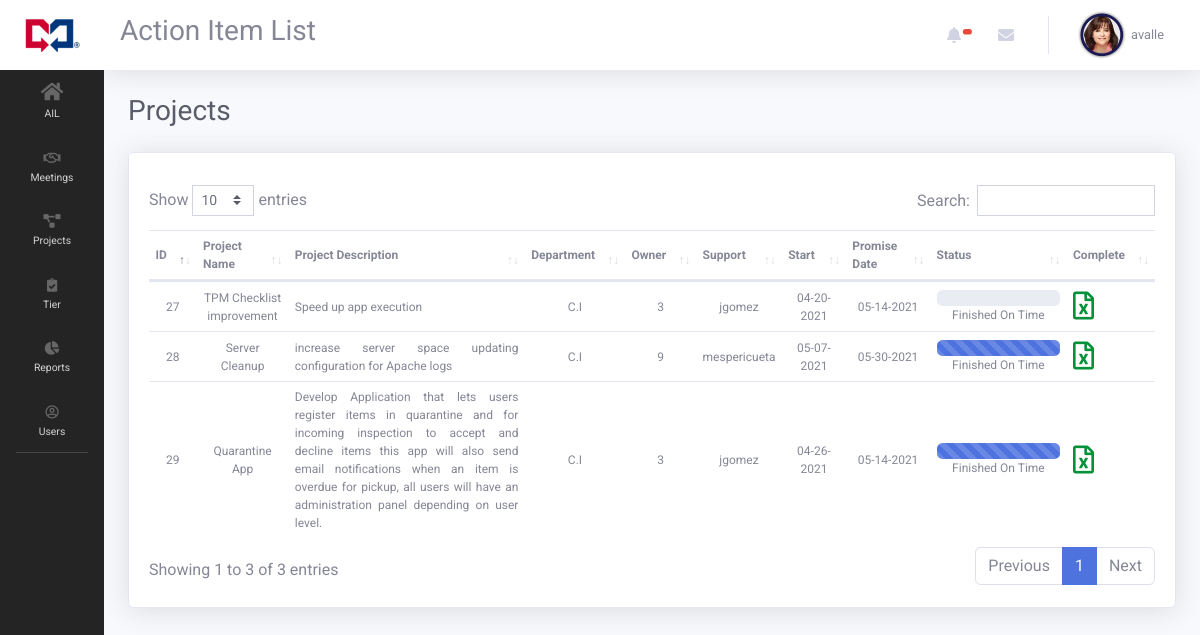
Screenshot of /index.php?page=report_historic_list (signed in) with the database file from the repository.
### tables this page shows
CREATE TABLE `projects` (
  `project_id` int(11) NOT NULL,
  `lean` int(1) NOT NULL DEFAULT 0,
  `project_name` varchar(255) NOT NULL,
  `project_description` text NOT NULL,
  `project_department` int(11) NOT NULL,
  `project_owner` int(11) NOT NULL,
  `project_support` int(11) NOT NULL,
  `project_start_date` date NOT NULL,
  `project_promise_date` date NOT NULL,
  `project_end_date` date NOT NULL,
  `project_status` int(1) NOT NULL COMMENT '0 cancelled\r\n1 complete\r\n2 suspended',
  `project_active` int(1) NOT NULL DEFAULT 1,
  `project_complete` int(1) NOT NULL,
  `project_priority` int(2) NOT NULL DEFAULT 0,
  `project_type` varchar(255) NOT NULL,
  `improvement_oportunity` varchar(255) NOT NULL,
  `key_indicator_id` int(11) NOT NULL,
  `expected_improvement` float NOT NULL,
  `achieved_improvement` float NOT NULL,
  `expected_cost_saving` float NOT NULL,
  `achieved_cost_saving` float NOT NULL,
  `roi` float NOT NULL
);

CREATE TABLE `departments` (
  `department_id` int(11) NOT NULL,
  `department_name` varchar(255) NOT NULL,
  `department_active` int(1) NOT NULL DEFAULT 1
);

CREATE TABLE `users` (
  `user_id` int(11) NOT NULL COMMENT 'auto incrementing user_id of each user, unique index',
  `user_name` varchar(64) NOT NULL COMMENT 'user''s name, unique',
  `user_password_hash` varchar(255) NOT NULL COMMENT 'user''s password in salted and hashed format',
  `user_email` varchar(64) NOT NULL COMMENT 'user''s email, unique',
  `user_first_name` varchar(255) DEFAULT NULL,
  `user_last_name` varchar(255) DEFAULT NULL,
  `user_employee_number` varchar(255) DEFAULT NULL,
  `user_department` int(11) NOT NULL,
  `user_date` datetime DEFAULT NULL,
  `user_last_update` timestamp NOT NULL DEFAULT current_timestamp() ON UPDATE current_timestamp(),
  `user_phone` varchar(25) DEFAULT NULL,
  `user_areacode` varchar(5) DEFAULT NULL,
  `user_level` int(1) NOT NULL DEFAULT 0,
  `user_image` varchar(255) NOT NULL DEFAULT 'uploads/user_img/noimage.png',
  `user_locked` int(1) NOT NULL DEFAULT 0,
  `user_suspend` int(1) NOT NULL DEFAULT 0,
  `user_active` int(1) NOT NULL DEFAULT 1
);

### views/pages/reports/report_historic_list.php (the view, shortened to what this page needs)
<h1 class="h3 mb-4 text-gray-800">Projects</h1>
<div class="card shadow mb-4">
    <div class="card-header py-3">
    </div>
        <div class="card-body">
            <div style="margin-top:-20px;" class="table-responsive">
            <table  style="font-size: 14px; vertical-align:middle; " class="table  order-column " id="dataTable" width="100%" cellspacing="0">
                <thead>
                <tr>
                    <th>ID</th>
                    <th>Project Name</th>
                    <th style="width: 200px;">Project Description</th>
                    <th>Department</th>
                    <th>Owner</th>
                    <th>Support</th>
                    <th>Start</th>
                    <th>Promise Date</th>
                    <th style="width: 100px;">Status</th>
                    <th>Complete</th>
                </tr>
                </thead>
                <tbody>
                    <?php
                    if($_SESSION['quatroapp_user_level'] >= 1)
                    {
                        $query = "SELECT * FROM projects
                        LEFT JOIN departments ON projects.project_department = departments.department_id
                        LEFT JOIN users as owner ON projects.project_owner = owner.user_id
                        LEFT JOIN users as support ON projects.project_support = support.user_id
                        WHERE project_status = 1";
                    }
                    $result = mysqli_query($connection, $query);
                    while($row = mysqli_fetch_array($result)):
                    ?>
                        <tr>
                            <td style="text-align: center;"><?php echo $row['project_id'];  ?></td>
                            <td style="text-align: center;"><?php echo $row['project_name'];  ?></td>
                            <td style="text-align: justify;"><?php echo $row['project_description'];  ?></td>
                            <td style="text-align: center;"><?php echo $row['department_name'];  ?></td>
                            <td style="text-align: center;"><?php if($_SESSION['quatroapp_user_level']>= 1){echo $row['16'];}else{echo $row['34']; }  ?></td>
                            <td style="text-align: center;"><?php echo $row['user_name'];  ?></td>
                            <td style="text-align: center;"><?php echo date('m-d-Y', strtotime($row['project_start_date']));  ?></td>
                            <td style="text-align: center;"><?php echo date('m-d-Y', strtotime($row['project_promise_date']));  ?></td>
                            <td style="text-align: center;">
                                <?php
                                $cont = 0;
                                $query = "SELECT * FROM actions WHERE action_project_id = {$row['project_id']}";
                                $run = mysqli_query($connection, $query);
                                $total = mysqli_num_rows($run);
                                while($rowc = mysqli_fetch_array($run))
                                {
                                    if($rowc['action_complete'] == 1)
                                    {
                                        $cont++;
                                    }
                                }
                                if($total == 0 || $cont == 0)
                                {
                                    $percentage = 0;
                                }
                                else
                                {
                                    $percentage = ceil(($cont/$total)*100);
                                }
                                if($percentage <= 25)
                                {
                                    $bg = "bg-danger";
                                }
                                elseif($percentage > 25 && $percentage <= 75)
                                {
                                    $bg = "bg-warning";
                                }
                                elseif($percentage > 75 && $percentage <= 99)
                                {
                                    $bg = "bg-success";
                                }
                                else
                                {
                                    $bg = "bg-primary";
                                }
                                ?>
                                <div data-toggle='tooltip' data-placement='left' title='<?php echo  $cont . " Of " . $total . " Tasks Completed"?>' class="progress">
                                    <div class="progress-bar progress-bar-striped progress-bar-animated <?php echo $bg; ?>"  role="progressbar" aria-valuenow="<?php echo $percentage ?>" aria-valuemin="0" aria-valuemax="100" style="width: <?php echo $percentage ?>%"></div>
                                </div>
                                <?php
                                    if($row['project_status'] == 0 && date("Y-m-d") >= $row['project_promise_date'])
                                    {
                                        echo "Late";
                                    }
                                    elseif($row['project_status'] == 0 && date("Y-m-d") < $row['project_promise_date'])
                                    {
                                        echo "On Time";
                                    }
                                    elseif($row['project_status'] == 1 && date("project_end_date") < $row['project_promise_date'])
                                    {
                                        echo "Finished On Time";
                                    }
                                    elseif($row['project_status'] == 1 && date("project_end_date") >= $row['project_promise_date'])
                                    {
                                        echo "Finished Late";
                                    }
                                    else
                                    {
                                        echo "N/A";
                                    }
                                ?>
                            </td>
                            <td>
                                <a href='index.php?page=report&project_id=<?php echo $row['project_id']?>'  class=''  data-cat-name='{$row['user_name']}' data-cat-id='{$row['user_id']}'><i data-toggle='tooltip' data-placement='left' title='Generate Report' style='font-size: 28px; color:#03913a' class='far fa-file-excel options2'></i></a>
                            </td>
                        </tr>
                    <?php endwhile; ?>
                </tbody>
            </table>
        </div>
    </div>
</div>

### views/includes/header.php (style rules this page uses)
body { font-family: 'Roboto', sans-serif; }
tr { font-size: 12px; }
.table-responsive { width: 100%; }
.card-header { background-color: #fff; border-bottom: #fff; }
td { vertical-align: middle; }
.odd { vertical-align: middle; }
.even { vertical-align: middle; }

### rows the page displays
projects: project_id "27", project_name "TPM Checklist improvement", project_description "Speed up app execution", departments.department_name "C.I", key_indicator "3", users.user_name "jgomez", project_start_date "04-20-2021", project_promise_date "05-14-2021", project_status "Finished On Time"
projects: project_id "28", project_name "Server Cleanup", project_description "increase server space updating configuration for Apache logs", departments.department_name "C.I", key_indicator "9", users.user_name "mespericueta", project_start_date "05-07-2021", project_promise_date "05-30-2021", $percentage 100 (drawn), project_status "Finished On Time"
projects: project_id "29", project_name "Quarantine App", project_description "Develop Application that lets users register items in quarantine and for incoming inspection to accept and decline items this app will also send email notifications when an item is overdue for pickup, all users will have an administration panel depending on user level.", departments.department_name "C.I", key_indicator "3", users.user_name "jgomez", project_start_date "04-26-2021", project_promise_date "05-14-2021", $percentage 100 (drawn), project_status "Finished On Time"

### other values shown
$_SESSION['quatroapp_user_name'] "avalle"
